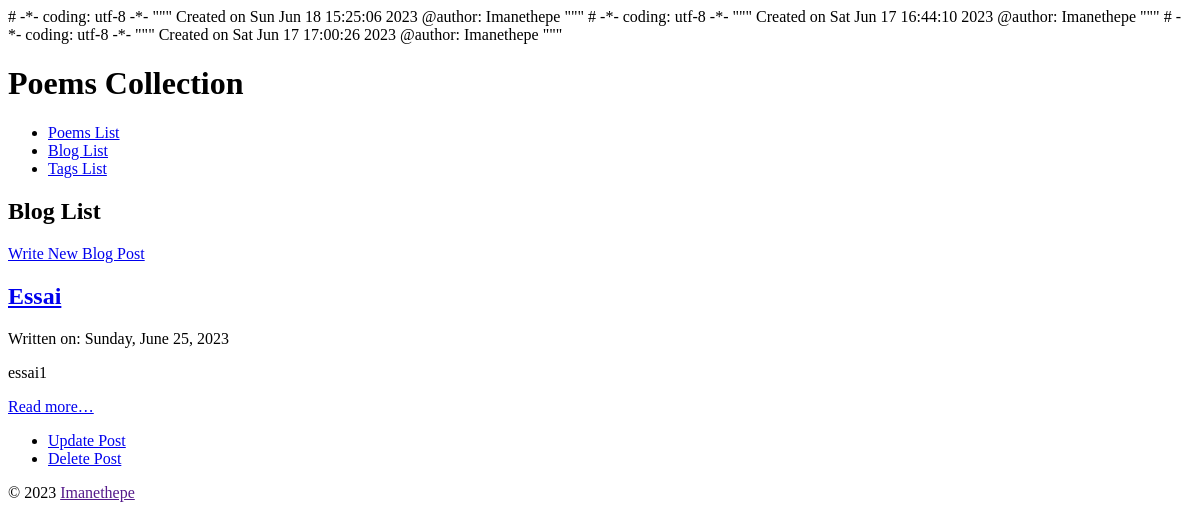
/blog/, run on an earlier commit of the app's database.
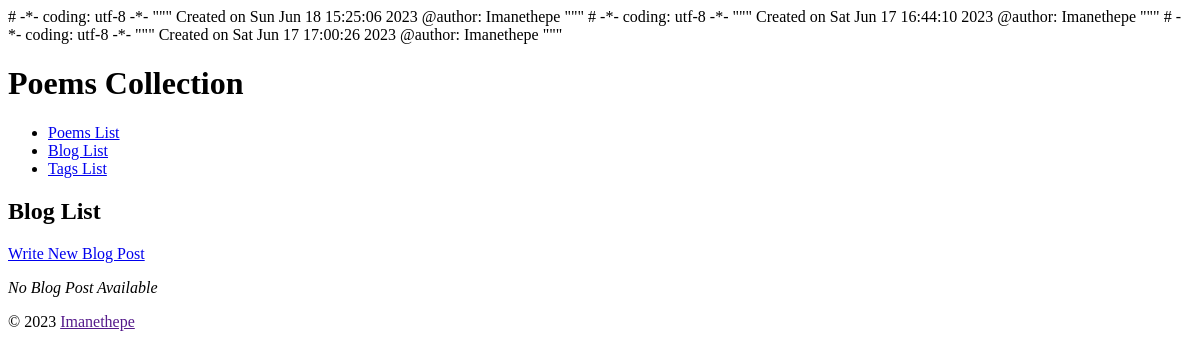
And on a later commit of the database.
### blog/models.py (models this page shows, shortened)
class Post(models.Model):
    title = models.CharField(max_length=63)
    slug = models.SlugField(
        max_length=63,
        help_text='A label for URL conﬁg',
        unique_for_month='pub_date')
    text = models.TextField()
    pub_date = models.DateField(
        'date published',
        auto_now_add=True)
    tags = models.ManyToManyField(
        Tag, blank=True, related_name='blog_posts')
    poems = models.ManyToManyField(
       Poem, blank=True, related_name='blog_posts')
    class Meta:
        verbose_name = 'blog post'
        ordering = ['-pub_date', 'title']
        get_latest_by = 'pub_date'
    def get_absolute_url(self):
        return reverse(
            'blog_post_detail',
            kwargs={'year': self.pub_date.year,
                    'month': self.pub_date.month,
                    'slug': self.slug})
    def get_update_url(self):
        return reverse(
            'blog_post_update',
            kwargs={'year': self.pub_date.year,
                    'month': self.pub_date.month,
                    'slug': self.slug})
    def get_delete_url(self):
        return reverse(
            'blog_post_delete',
            kwargs={'year': self.pub_date.year,
                    'month': self.pub_date.month,
                    'slug': self.slug})

### blog/views.py (the view)
class PostList(View):
    def get(self, request):
        return render(
            request,
            'blog/post_list.html',
            {'post_list': Post.objects.all()})

### blog/templates/blog/post_list.html (shortened to what this page needs)
{% extends parent_template|default:"blog/base_blog.html" %}
{% block content %}
 <h2>Blog List</h2>
 <div>
   <a href="{% url 'blog_post_create' %}">
     Write New Blog Post</a>
 </div>
 {% for post in post_list %}
   <article>
     <header>
       <h2>
         <a href="{{ post.get_absolute_url }}">
           {{ post.title|title }}</a>
       </h2>
       <p>
         Written on:
         <time datetime="{{ post.pub_date|date:"Y-m-d" }}">
           {{ post.pub_date|date:"l, F j, Y" }}
         </time>
       </p>
     </header>
     <p>{{ post.text|truncatewords:20 }}</p>
     <p>
       <a href="{{ post.get_absolute_url }}">
         Read more&hellip;</a>
     </p>
    <ul>
      <li>
         <a href="{{ post.get_update_url}}">
           Update Post</a></li>
      <li>
         <a href="{{ post.get_delete_url }}">
           Delete Post</a></li>
    </ul>
   </article>
 {% empty %}
   <p><em>No Blog Post Available</em></p>
 {% endfor %}
{% endblock %}

What changed in the data, as far as the page shows it:
removed Post: title "Essai", pub_date "Sunday, June 25, 2023", text "essai1"
Also different on the page:
text now shown: "No Blog Post Available"
